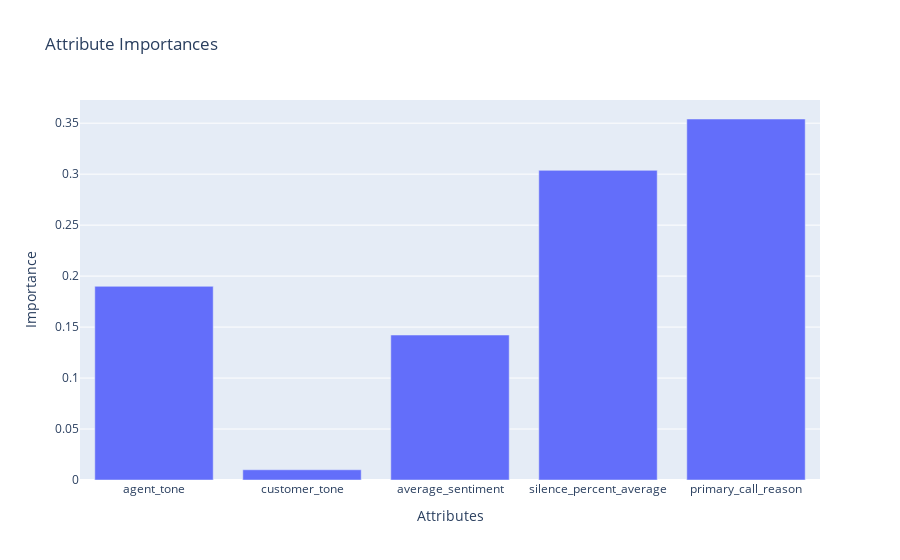

Notebook code cell kept with this figure:
### Code cell
importances = rf.feature_importances_

# Create a bar chart of importances of different attributes
fig = go.Figure(data=go.Bar(x=x_aht.columns, y=importances))
fig.update_layout(title="Attribute Importances", xaxis_title="Attributes", yaxis_title="Importance")
fig.show()

### Figure 1 — Plotly figure (JSON) as saved in the notebook; plotly's stock layout.template omitted (floating-point values rounded to 4 significant figures)
{"data": [{"type": "bar", "x": ["agent_tone", "customer_tone", "average_sentiment", "silence_percent_average", "primary_call_reason"], "y": [0.19, 0.01003, 0.1422, 0.3037, 0.3541]}], "layout": {"autosize": true, "title": {"text": "Attribute Importances"}, "xaxis": {"autorange": true, "range": [-0.5, 4.5], "title": {"text": "Attributes"}, "type": "category"}, "yaxis": {"autorange": true, "range": [0, 0.3727], "title": {"text": "Importance"}, "type": "linear"}}}
